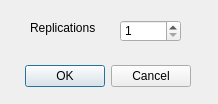
<?xml version="1.0" encoding="UTF-8"?>
<ui version="4.0">
 <class>menge_dialog_start_analysis</class>
 <widget class="QDialog" name="menge_dialog_start_analysis">
  <property name="geometry">
   <rect>
    <x>0</x>
    <y>0</y>
    <width>218</width>
    <height>104</height>
   </rect>
  </property>
  <property name="windowTitle">
   <string>Dialog</string>
  </property>
  <property name="windowIcon">
   <iconset resource="resources.qrc">
    <normaloff>:/Afbeeldingen/Analyze Icon.png</normaloff>:/Afbeeldingen/Analyze Icon.png</iconset>
  </property>
  <widget class="QDialogButtonBox" name="buttonBox">
   <property name="geometry">
    <rect>
     <x>-150</x>
     <y>60</y>
     <width>341</width>
     <height>32</height>
    </rect>
   </property>
   <property name="orientation">
    <enum>Qt::Horizontal</enum>
   </property>
   <property name="standardButtons">
    <set>QDialogButtonBox::Cancel|QDialogButtonBox::Ok</set>
   </property>
  </widget>
  <widget class="QLabel" name="label">
   <property name="geometry">
    <rect>
     <x>30</x>
     <y>20</y>
     <width>91</width>
     <height>16</height>
    </rect>
   </property>
   <property name="text">
    <string>Replications</string>
   </property>
   <property name="buddy">
    <cstring>spinbox_replications</cstring>
   </property>
  </widget>
  <widget class="QSpinBox" name="spinbox_replications">
   <property name="geometry">
    <rect>
     <x>120</x>
     <y>20</y>
     <width>61</width>
     <height>22</height>
    </rect>
   </property>
   <property name="minimum">
    <number>1</number>
   </property>
   <property name="maximum">
    <number>1000</number>
   </property>
  </widget>
 </widget>
 <resources>
  <include location="resources.qrc"/>
 </resources>
 <connections>
  <connection>
   <sender>buttonBox</sender>
   <signal>accepted()</signal>
   <receiver>menge_dialog_start_analysis</receiver>
   <slot>accept()</slot>
   <hints>
    <hint type="sourcelabel">
     <x>248</x>
     <y>254</y>
    </hint>
    <hint type="destinationlabel">
     <x>157</x>
     <y>274</y>
    </hint>
   </hints>
  </connection>
  <connection>
   <sender>buttonBox</sender>
   <signal>rejected()</signal>
   <receiver>menge_dialog_start_analysis</receiver>
   <slot>reject()</slot>
   <hints>
    <hint type="sourcelabel">
     <x>316</x>
     <y>260</y>
    </hint>
    <hint type="destinationlabel">
     <x>286</x>
     <y>274</y>
    </hint>
   </hints>
  </connection>
 </connections>
</ui>
